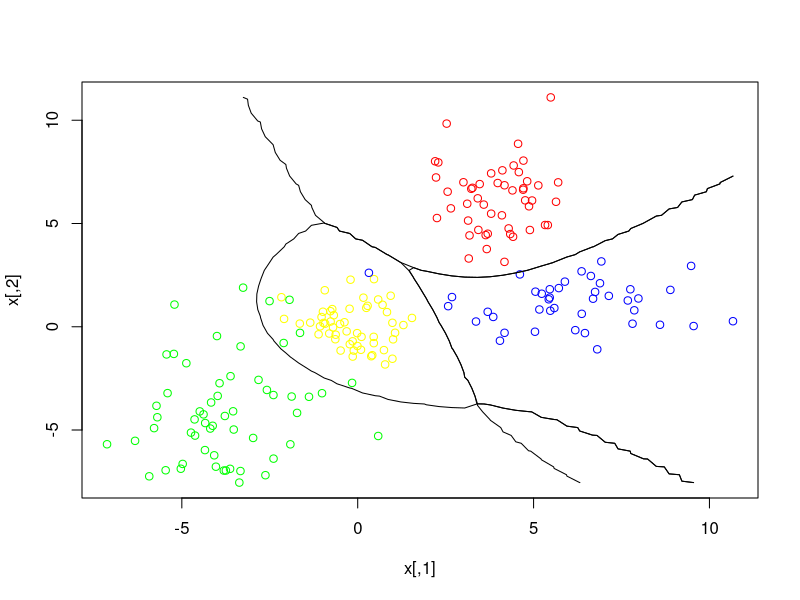
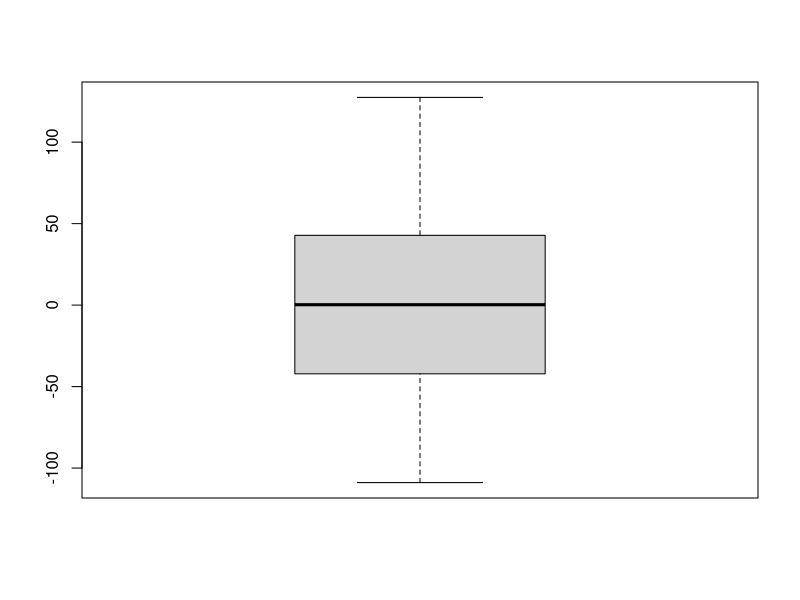
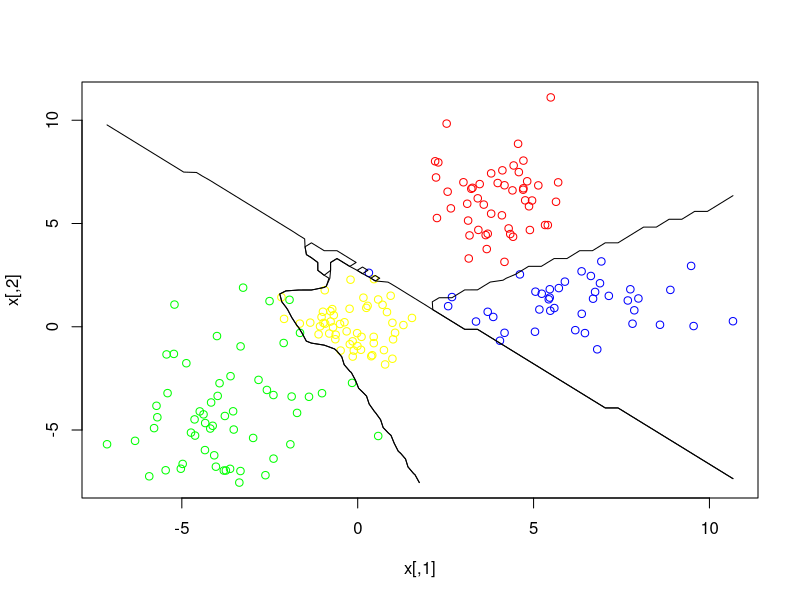
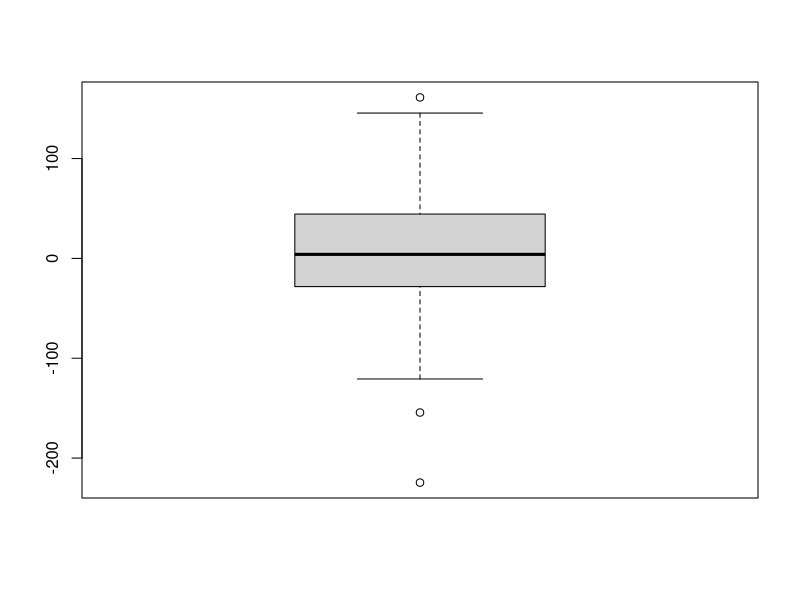
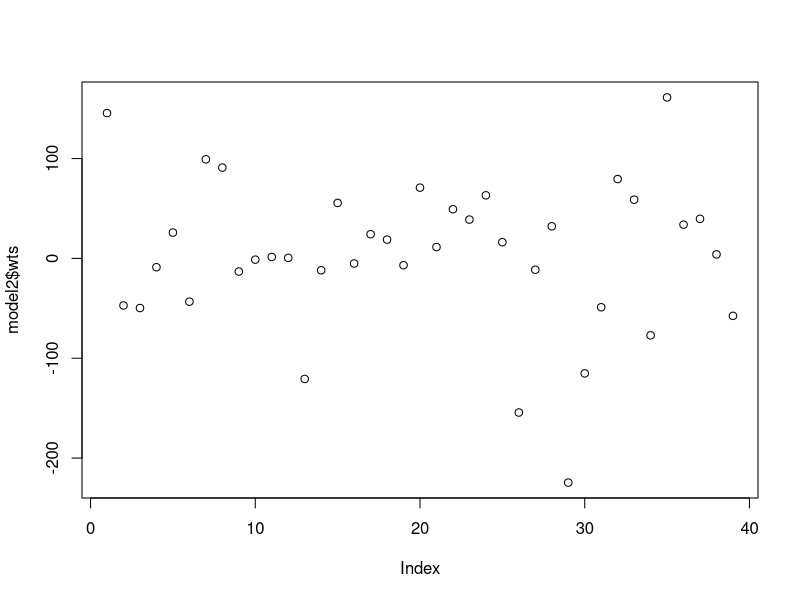
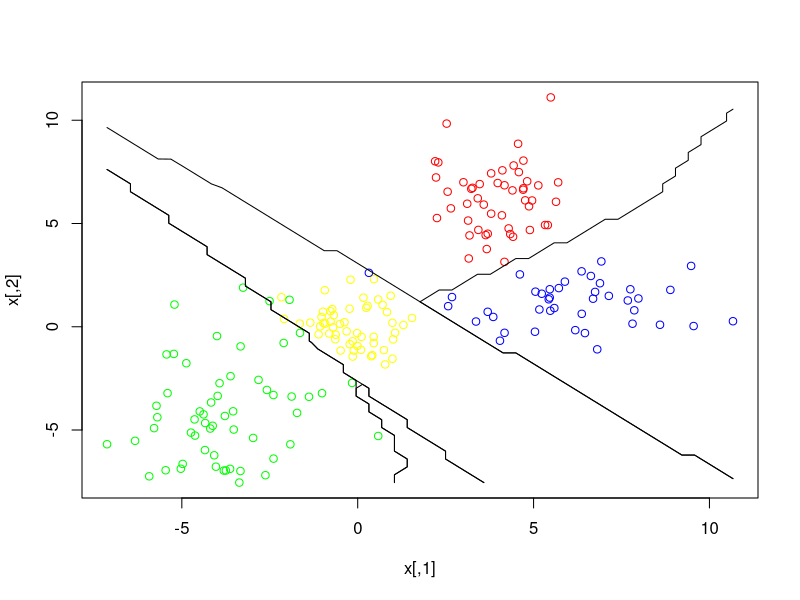
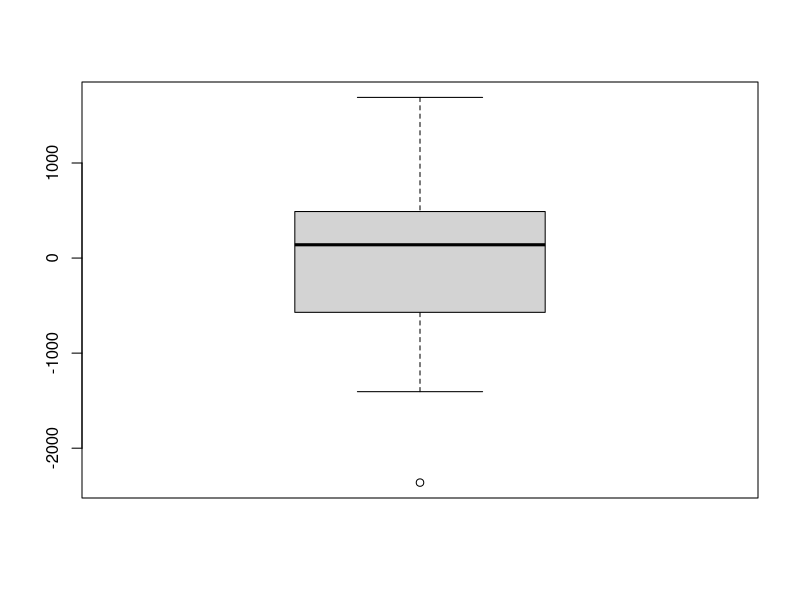
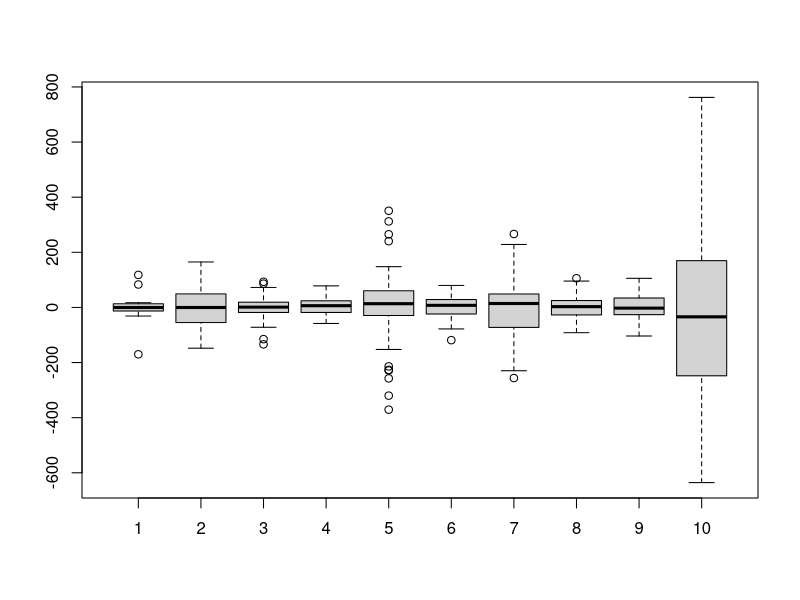

These charts were generated, in order, by the following R code: (Note: this script raises an error after producing the figures.)
library(MASS)
library(nnet)

# QUESTION 1
p1 <- 0.25
p2 <-0.25
p3 <- 0.25
p4 <- 0.25
n <- 200

s1 <- c(1, 2)
s2 <- c(2, 1)
s3 <- c(1.5, 2)
s4 <- c(1, 1)

s <- rbind(s1, s2, s3, s4)

m1 <- c(4, 6)
m2 <- c(6, 1)
m3 <- c(-4, -4)
m4 <- c(0, 0)

m <- rbind(m1, m2, m3, m4)

c <- sample(c(1, 2, 3, 4), size = n, prob = c(p1, p2, p3, p4), replace = TRUE)
x <- cbind(rnorm(n, m[c,1], s[c,1]), rnorm(n, m[c,2], s[c,2]))

couleur <- rep("red", n)
couleur[c==2] <- "blue"
couleur[c==3] <- "green"
couleur[c==4] <- "yellow"
plot(x, col = couleur)

# Frontiere de Bayes
len <- 50

xp <- seq(min(x[,1]), max(x[,1]), length = len)
yp <- seq(min(x[,2]), max(x[,2]), length = len)

grille <- expand.grid(z1 = xp, z2 = yp)

Z <- p1 * dnorm(grille[,1], m[1,1], s[1,1]) * dnorm(grille[,2], m[1,2], s[1,2])
Z <- cbind(Z, p2 * dnorm(grille[,1], m[2,1], s[2,1]) * dnorm(grille[,2], m[2,2], s[2,2]))
Z <- cbind(Z, p3 * dnorm(grille[,1], m[3,1], s[3,1]) * dnorm(grille[,2], m[3,2], s[3,2]))
Z <- cbind(Z, p4 * dnorm(grille[,1], m[4,1], s[4,1]) * dnorm(grille[,2], m[4,2], s[4,2]))

zp <- Z[,4] - pmax(Z[,3], Z[,2], Z[,1])
contour(xp, yp, matrix(zp, len), add = TRUE, levels = 0, drawlabels = FALSE)

zp <- Z[,1] - pmax(Z[,2], Z[,3], Z[,4])
contour(xp, yp, matrix(zp, len), add = TRUE, levels = 0, drawlabels = FALSE)

zp <- Z[,2] - pmax(Z[,1], Z[,3], Z[,4])
contour(xp, yp, matrix(zp, len), add = TRUE, levels = 0, drawlabels = FALSE)


##############################################################################


# QUESTION 2
T <- class.ind(couleur)
model1 <- nnet(x, T, size = 1, decay = 0, softmax = TRUE, maxit = 500)

# Valeur des poids
model1$wts

# Proba � post�riori d'appartenance aux classes
Z1 <- predict(model1, grille)

boxplot(model1$wts)


# 1.
model2 <- nnet(x, T, size = 5, decay = 0, softmax = TRUE, maxit = 500)
model2$wts
Z2 <- predict(model2, grille)

plot(x, col = couleur)
zp <- Z2[,4] - pmax(Z2[,3], Z2[,2], Z2[,1])
contour(xp, yp, matrix(zp, len), add = TRUE, levels = 0, drawlabels = FALSE)
zp <- Z2[,1] - pmax(Z2[,2], Z2[,3], Z2[,4])
contour(xp, yp, matrix(zp, len), add = TRUE, levels = 0, drawlabels = FALSE)
zp <- Z2[,2] - pmax(Z2[,1], Z2[,3], Z2[,4])
contour(xp, yp, matrix(zp, len), add = TRUE, levels = 0, drawlabels = FALSE)


# 2.
boxplot(model2$wts)
# Dessin de chaque composante du poids.
plot(model2$wts)


# 3.
# � r�p�ter plusieurs fois.
model2 <- nnet(x, T, size = 5, decay = 0, softmax = TRUE, maxit = 500)
model2$wts
Z2 <- predict(model2, grille)

plot(x, col = couleur)
zp <- Z2[,4] - pmax(Z2[,3], Z2[,2], Z2[,1])
contour(xp, yp, matrix(zp, len), add = TRUE, levels = 0, drawlabels = FALSE)
zp <- Z2[,1] - pmax(Z2[,2], Z2[,3], Z2[,4])
contour(xp, yp, matrix(zp, len), add = TRUE, levels = 0, drawlabels = FALSE)
zp <- Z2[,2] - pmax(Z2[,1], Z2[,3], Z2[,4])
contour(xp, yp, matrix(zp, len), add = TRUE, levels = 0, drawlabels = FALSE)

boxplot(model2$wts)

# Nous n'obtenons pas les m�mes r�sultats � chaque fois pour l'estimation
# des poids et des fronti�res de d�cision.


# 4.
# Ph�nom�ne � expliquer..

##############################################################################

# QUESTION 3.

# 1.
set.seed(1)
T <- class.ind(couleur)
model1 <- nnet(x, T, size = 1, decay = 0, softmax = TRUE, maxit = 500)
set.seed(1)
T <- class.ind(couleur)
model2 <- nnet(x, T, size = 2, decay = 0, softmax = TRUE, maxit = 500)
set.seed(1)
T <- class.ind(couleur)
model3 <- nnet(x, T, size = 3, decay = 0, softmax = TRUE, maxit = 500)
set.seed(1)
T <- class.ind(couleur)
model4 <- nnet(x, T, size = 4, decay = 0, softmax = TRUE, maxit = 500)
set.seed(1)
T <- class.ind(couleur)
model5 <- nnet(x, T, size = 5, decay = 0, softmax = TRUE, maxit = 500)
set.seed(1)
T <- class.ind(couleur)
model6 <- nnet(x, T, size = 6, decay = 0, softmax = TRUE, maxit = 500)
set.seed(1)
T <- class.ind(couleur)
model7 <- nnet(x, T, size = 7, decay = 0, softmax = TRUE, maxit = 500)
set.seed(1)
T <- class.ind(couleur)
model8 <- nnet(x, T, size = 8, decay = 0, softmax = TRUE, maxit = 500)
set.seed(1)
T <- class.ind(couleur)
model9 <- nnet(x, T, size = 9, decay = 0, softmax = TRUE, maxit = 500)
set.seed(1)
T <- class.ind(couleur)
model10 <- nnet(x, T, size = 10, decay = 0, softmax = TRUE, maxit = 500)

boxplot(model1$wts, model2$wts, model3$wts, model4$wts, model5$wts, model6$wts, model7$wts, model8$wts, model9$wts, model10$wts)
plot(model1$wts)
plot(model2$wts)
plot(model3$wts)
plot(model4$wts)
plot(model5$wts)
plot(model6$wts)
plot(model7$wts)
plot(model8$wts)
plot(model9$wts)
plot(model10$wts)


# 2.
Z1 <- predict(model1, grille)
Z2 <- predict(model2, grille)
Z3 <- predict(model3, grille)
Z4 <- predict(model4, grille)
Z5 <- predict(model5, grille)
Z6 <- predict(model6, grille)
Z7 <- predict(model7, grille)
Z8 <- predict(model8, grille)
Z9 <- predict(model9, grille)
Z10 <- predict(model10, grille)

plot(x, col = couleur)
zp <- Z1[,4] - pmax(Z1[,3], Z1[,2], Z1[,1])
contour(xp, yp, matrix(zp, len), add = TRUE, levels = 0, drawlabels = FALSE)
zp <- Z1[,1] - pmax(Z1[,2], Z1[,3], Z1[,4])
contour(xp, yp, matrix(zp, len), add = TRUE, levels = 0, drawlabels = FALSE)
zp <- Z1[,2] - pmax(Z1[,1], Z1[,3], Z1[,4])
contour(xp, yp, matrix(zp, len), add = TRUE, levels = 0, drawlabels = FALSE)

plot(x, col = couleur)
zp <- Z2[,4] - pmax(Z2[,3], Z2[,2], Z2[,1])
contour(xp, yp, matrix(zp, len), add = TRUE, levels = 0, drawlabels = FALSE)
zp <- Z2[,1] - pmax(Z2[,2], Z2[,3], Z2[,4])
contour(xp, yp, matrix(zp, len), add = TRUE, levels = 0, drawlabels = FALSE)
zp <- Z2[,2] - pmax(Z2[,1], Z2[,3], Z2[,4])
contour(xp, yp, matrix(zp, len), add = TRUE, levels = 0, drawlabels = FALSE)

plot(x, col = couleur)
zp <- Z3[,4] - pmax(Z3[,3], Z3[,2], Z3[,1])
contour(xp, yp, matrix(zp, len), add = TRUE, levels = 0, drawlabels = FALSE)
zp <- Z3[,1] - pmax(Z3[,2], Z3[,3], Z3[,4])
contour(xp, yp, matrix(zp, len), add = TRUE, levels = 0, drawlabels = FALSE)
zp <- Z3[,2] - pmax(Z3[,1], Z3[,3], Z3[,4])
contour(xp, yp, matrix(zp, len), add = TRUE, levels = 0, drawlabels = FALSE)

plot(x, col = couleur)
zp <- Z4[,4] - pmax(Z4[,3], Z4[,2], Z4[,1])
contour(xp, yp, matrix(zp, len), add = TRUE, levels = 0, drawlabels = FALSE)
zp <- Z4[,1] - pmax(Z4[,2], Z4[,3], Z4[,4])
contour(xp, yp, matrix(zp, len), add = TRUE, levels = 0, drawlabels = FALSE)
zp <- Z4[,2] - pmax(Z4[,1], Z4[,3], Z4[,4])
contour(xp, yp, matrix(zp, len), add = TRUE, levels = 0, drawlabels = FALSE)

plot(x, col = couleur)
zp <- Z5[,4] - pmax(Z5[,3], Z5[,2], Z5[,1])
contour(xp, yp, matrix(zp, len), add = TRUE, levels = 0, drawlabels = FALSE)
zp <- Z5[,1] - pmax(Z5[,2], Z5[,3], Z5[,4])
contour(xp, yp, matrix(zp, len), add = TRUE, levels = 0, drawlabels = FALSE)
zp <- Z5[,2] - pmax(Z5[,1], Z5[,3], Z5[,4])
contour(xp, yp, matrix(zp, len), add = TRUE, levels = 0, drawlabels = FALSE)

plot(x, col = couleur)
zp <- Z6[,4] - pmax(Z6[,3], Z6[,2], Z6[,1])
contour(xp, yp, matrix(zp, len), add = TRUE, levels = 0, drawlabels = FALSE)
zp <- Z6[,1] - pmax(Z6[,2], Z6[,3], Z6[,4])
contour(xp, yp, matrix(zp, len), add = TRUE, levels = 0, drawlabels = FALSE)
zp <- Z6[,2] - pmax(Z6[,1], Z6[,3], Z6[,4])
contour(xp, yp, matrix(zp, len), add = TRUE, levels = 0, drawlabels = FALSE)

plot(x, col = couleur)
zp <- Z7[,4] - pmax(Z7[,3], Z7[,2], Z7[,1])
contour(xp, yp, matrix(zp, len), add = TRUE, levels = 0, drawlabels = FALSE)
zp <- Z7[,1] - pmax(Z7[,2], Z7[,3], Z7[,4])
contour(xp, yp, matrix(zp, len), add = TRUE, levels = 0, drawlabels = FALSE)
zp <- Z7[,2] - pmax(Z7[,1], Z7[,3], Z7[,4])
contour(xp, yp, matrix(zp, len), add = TRUE, levels = 0, drawlabels = FALSE)

plot(x, col = couleur)
zp <- Z8[,4] - pmax(Z8[,3], Z8[,2], Z8[,1])
contour(xp, yp, matrix(zp, len), add = TRUE, levels = 0, drawlabels = FALSE)
zp <- Z8[,1] - pmax(Z8[,2], Z8[,3], Z8[,4])
contour(xp, yp, matrix(zp, len), add = TRUE, levels = 0, drawlabels = FALSE)
zp <- Z8[,2] - pmax(Z8[,1], Z8[,3], Z8[,4])
contour(xp, yp, matrix(zp, len), add = TRUE, levels = 0, drawlabels = FALSE)

plot(x, col = couleur)
zp <- Z9[,4] - pmax(Z9[,3], Z9[,2], Z9[,1])
contour(xp, yp, matrix(zp, len), add = TRUE, levels = 0, drawlabels = FALSE)
zp <- Z9[,1] - pmax(Z9[,2], Z9[,3], Z9[,4])
contour(xp, yp, matrix(zp, len), add = TRUE, levels = 0, drawlabels = FALSE)
zp <- Z9[,2] - pmax(Z9[,1], Z9[,3], Z9[,4])
contour(xp, yp, matrix(zp, len), add = TRUE, levels = 0, drawlabels = FALSE)

plot(x, col = couleur)
zp <- Z10[,4] - pmax(Z10[,3], Z10[,2], Z10[,1])
contour(xp, yp, matrix(zp, len), add = TRUE, levels = 0, drawlabels = FALSE)
zp <- Z10[,1] - pmax(Z10[,2], Z10[,3], Z10[,4])
contour(xp, yp, matrix(zp, len), add = TRUE, levels = 0, drawlabels = FALSE)
zp <- Z10[,2] - pmax(Z10[,1], Z10[,3], Z10[,4])
contour(xp, yp, matrix(zp, len), add = TRUE, levels = 0, drawlabels = FALSE)

# Calcul de la probabilit� d'erreur
pred1 <- predict(model1, x)
pred2 <- predict(model2, x)
pred3 <- predict(model3, x)
pred4 <- predict(model4, x)
pred5 <- predict(model5, x)
pred6 <- predict(model6, x)
pred7 <- predict(model7, x)
pred8 <- predict(model8, x)
pred9 <- predict(model9, x)
pred10 <- predict(model10, x)

classes_predict <- function(pred) {

	n = dim(pred)[1]
	m = dim(pred)[2]
	for (i in 1:n) {
		mm = max(pred[i,])
		for (j in 1:m) {
			if (pred[i,j] == mm) {
				pred[i,j] = 1
			} else {
				pred[i,j] = 0
			}
		}
	}
	return(pred)
}

cp1 = classes_predict(pred1)
cp2 = classes_predict(pred2)
cp3 = classes_predict(pred3)
cp4 = classes_predict(pred4)
cp5 = classes_predict(pred5)
cp6 = classes_predict(pred6)
cp7 = classes_predict(pred7)
cp8 = classes_predict(pred8)
cp9 = classes_predict(pred9)
cp10 = classes_predict(pred10)

proba_erreur_emp <- function(T, CP) {

	proba = 0
	n = dim(T)[1]
	m = dim(T)[2]
	for (i in 1:n) {
		CP[i,] = T[i,] - CP[i,]
		comp = 0
		for (j in 1:m) {
			if (CP[i,j] == 0) {
				comp = comp + 1
			}
		}
		if (comp != m) {
			proba = proba + 1
		}
	}
	return(proba / n)
}

proba1 = proba_erreur_emp(T, cp1)
proba2 = proba_erreur_emp(T, cp2)
proba3 = proba_erreur_emp(T, cp3)
proba4 = proba_erreur_emp(T, cp4)
proba5 = proba_erreur_emp(T, cp5)
proba6 = proba_erreur_emp(T, cp6)
proba7 = proba_erreur_emp(T, cp7)
proba8 = proba_erreur_emp(T, cp8)
proba9 = proba_erreur_emp(T, cp9)
proba10 = proba_erreur_emp(T, cp10)

# 3.
set.seed(1)
T <- class.ind(couleur)
model1 <- nnet(x, T, size = 1, decay = 0, softmax = TRUE, maxit = 500)
set.seed(1)
T <- class.ind(couleur)
model2 <- nnet(x, T, size = 2, decay = 0, softmax = TRUE, maxit = 500)
set.seed(1)
T <- class.ind(couleur)
model3 <- nnet(x, T, size = 3, decay = 0, softmax = TRUE, maxit = 500)
set.seed(1)
T <- class.ind(couleur)
model4 <- nnet(x, T, size = 4, decay = 0, softmax = TRUE, maxit = 500)
set.seed(1)
T <- class.ind(couleur)
model5 <- nnet(x, T, size = 5, decay = 0, softmax = TRUE, maxit = 500)
set.seed(1)
T <- class.ind(couleur)
model6 <- nnet(x, T, size = 6, decay = 0, softmax = TRUE, maxit = 500)
set.seed(1)
T <- class.ind(couleur)
model7 <- nnet(x, T, size = 7, decay = 0, softmax = TRUE, maxit = 500)
set.seed(1)
T <- class.ind(couleur)
model8 <- nnet(x, T, size = 8, decay = 0, softmax = TRUE, maxit = 500)
set.seed(1)
T <- class.ind(couleur)
model9 <- nnet(x, T, size = 9, decay = 0, softmax = TRUE, maxit = 500)
set.seed(1)
T <- class.ind(couleur)
model10 <- nnet(x, T, size = 10, decay = 0, softmax = TRUE, maxit = 500)

boxplot(model1$wts, model2$wts, model3$wts, model4$wts, model5$wts, model6$wts, model7$wts, model8$wts, model9$wts, model10$wts)

Z1 <- predict(model1, grille)
Z2 <- predict(model2, grille)
Z3 <- predict(model3, grille)
Z4 <- predict(model4, grille)
Z5 <- predict(model5, grille)
Z6 <- predict(model6, grille)
Z7 <- predict(model7, grille)
Z8 <- predict(model8, grille)
Z9 <- predict(model9, grille)
Z10 <- predict(model10, grille)

plot(x, col = couleur)
zp <- Z1[,4] - pmax(Z1[,3], Z1[,2], Z1[,1])
contour(xp, yp, matrix(zp, len), add = TRUE, levels = 0, drawlabels = FALSE)
zp <- Z1[,1] - pmax(Z1[,2], Z1[,3], Z1[,4])
contour(xp, yp, matrix(zp, len), add = TRUE, levels = 0, drawlabels = FALSE)
zp <- Z1[,2] - pmax(Z1[,1], Z1[,3], Z1[,4])
contour(xp, yp, matrix(zp, len), add = TRUE, levels = 0, drawlabels = FALSE)

plot(x, col = couleur)
zp <- Z2[,4] - pmax(Z2[,3], Z2[,2], Z2[,1])
contour(xp, yp, matrix(zp, len), add = TRUE, levels = 0, drawlabels = FALSE)
zp <- Z2[,1] - pmax(Z2[,2], Z2[,3], Z2[,4])
contour(xp, yp, matrix(zp, len), add = TRUE, levels = 0, drawlabels = FALSE)
zp <- Z2[,2] - pmax(Z2[,1], Z2[,3], Z2[,4])
contour(xp, yp, matrix(zp, len), add = TRUE, levels = 0, drawlabels = FALSE)

plot(x, col = couleur)
zp <- Z3[,4] - pmax(Z3[,3], Z3[,2], Z3[,1])
contour(xp, yp, matrix(zp, len), add = TRUE, levels = 0, drawlabels = FALSE)
zp <- Z3[,1] - pmax(Z3[,2], Z3[,3], Z3[,4])
contour(xp, yp, matrix(zp, len), add = TRUE, levels = 0, drawlabels = FALSE)
zp <- Z3[,2] - pmax(Z3[,1], Z3[,3], Z3[,4])
contour(xp, yp, matrix(zp, len), add = TRUE, levels = 0, drawlabels = FALSE)

plot(x, col = couleur)
zp <- Z4[,4] - pmax(Z4[,3], Z4[,2], Z4[,1])
contour(xp, yp, matrix(zp, len), add = TRUE, levels = 0, drawlabels = FALSE)
zp <- Z4[,1] - pmax(Z4[,2], Z4[,3], Z4[,4])
contour(xp, yp, matrix(zp, len), add = TRUE, levels = 0, drawlabels = FALSE)
zp <- Z4[,2] - pmax(Z4[,1], Z4[,3], Z4[,4])
contour(xp, yp, matrix(zp, len), add = TRUE, levels = 0, drawlabels = FALSE)

plot(x, col = couleur)
zp <- Z5[,4] - pmax(Z5[,3], Z5[,2], Z5[,1])
contour(xp, yp, matrix(zp, len), add = TRUE, levels = 0, drawlabels = FALSE)
zp <- Z5[,1] - pmax(Z5[,2], Z5[,3], Z5[,4])
contour(xp, yp, matrix(zp, len), add = TRUE, levels = 0, drawlabels = FALSE)
zp <- Z5[,2] - pmax(Z5[,1], Z5[,3], Z5[,4])
contour(xp, yp, matrix(zp, len), add = TRUE, levels = 0, drawlabels = FALSE)

plot(x, col = couleur)
zp <- Z6[,4] - pmax(Z6[,3], Z6[,2], Z6[,1])
contour(xp, yp, matrix(zp, len), add = TRUE, levels = 0, drawlabels = FALSE)
zp <- Z6[,1] - pmax(Z6[,2], Z6[,3], Z6[,4])
contour(xp, yp, matrix(zp, len), add = TRUE, levels = 0, drawlabels = FALSE)
zp <- Z6[,2] - pmax(Z6[,1], Z6[,3], Z6[,4])
contour(xp, yp, matrix(zp, len), add = TRUE, levels = 0, drawlabels = FALSE)

plot(x, col = couleur)
zp <- Z7[,4] - pmax(Z7[,3], Z7[,2], Z7[,1])
contour(xp, yp, matrix(zp, len), add = TRUE, levels = 0, drawlabels = FALSE)
zp <- Z7[,1] - pmax(Z7[,2], Z7[,3], Z7[,4])
contour(xp, yp, matrix(zp, len), add = TRUE, levels = 0, drawlabels = FALSE)
zp <- Z7[,2] - pmax(Z7[,1], Z7[,3], Z7[,4])
contour(xp, yp, matrix(zp, len), add = TRUE, levels = 0, drawlabels = FALSE)

plot(x, col = couleur)
zp <- Z8[,4] - pmax(Z8[,3], Z8[,2], Z8[,1])
contour(xp, yp, matrix(zp, len), add = TRUE, levels = 0, drawlabels = FALSE)
zp <- Z8[,1] - pmax(Z8[,2], Z8[,3], Z8[,4])
contour(xp, yp, matrix(zp, len), add = TRUE, levels = 0, drawlabels = FALSE)
zp <- Z8[,2] - pmax(Z8[,1], Z8[,3], Z8[,4])
contour(xp, yp, matrix(zp, len), add = TRUE, levels = 0, drawlabels = FALSE)

plot(x, col = couleur)
zp <- Z9[,4] - pmax(Z9[,3], Z9[,2], Z9[,1])
contour(xp, yp, matrix(zp, len), add = TRUE, levels = 0, drawlabels = FALSE)
zp <- Z9[,1] - pmax(Z9[,2], Z9[,3], Z9[,4])
contour(xp, yp, matrix(zp, len), add = TRUE, levels = 0, drawlabels = FALSE)
zp <- Z9[,2] - pmax(Z9[,1], Z9[,3], Z9[,4])
contour(xp, yp, matrix(zp, len), add = TRUE, levels = 0, drawlabels = FALSE)

plot(x, col = couleur)
zp <- Z10[,4] - pmax(Z10[,3], Z10[,2], Z10[,1])
contour(xp, yp, matrix(zp, len), add = TRUE, levels = 0, drawlabels = FALSE)
zp <- Z10[,1] - pmax(Z10[,2], Z10[,3], Z10[,4])
contour(xp, yp, matrix(zp, len), add = TRUE, levels = 0, drawlabels = FALSE)
zp <- Z10[,2] - pmax(Z10[,1], Z10[,3], Z10[,4])
contour(xp, yp, matrix(zp, len), add = TRUE, levels = 0, drawlabels = FALSE)


pe1 <- predict(x)


# Commentaires sur la variabilit� des mod�les en fonction de size.

##############################################################################

# QUESTION 4.
